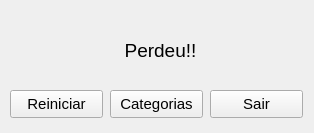
<?xml version="1.0" encoding="UTF-8"?>
<ui version="4.0">
 <class>Form</class>
 <widget class="QWidget" name="Form">
  <property name="geometry">
   <rect>
    <x>0</x>
    <y>0</y>
    <width>314</width>
    <height>133</height>
   </rect>
  </property>
  <property name="font">
   <font>
    <pointsize>14</pointsize>
   </font>
  </property>
  <property name="windowTitle">
   <string>Fim de Jogo</string>
  </property>
  <widget class="QLabel" name="Mensagem">
   <property name="geometry">
    <rect>
     <x>20</x>
     <y>40</y>
     <width>281</width>
     <height>21</height>
    </rect>
   </property>
   <property name="text">
    <string>Perdeu!!</string>
   </property>
   <property name="alignment">
    <set>Qt::AlignCenter</set>
   </property>
  </widget>
  <widget class="QPushButton" name="pb_reiniciar">
   <property name="geometry">
    <rect>
     <x>10</x>
     <y>90</y>
     <width>93</width>
     <height>28</height>
    </rect>
   </property>
   <property name="font">
    <font>
     <pointsize>11</pointsize>
    </font>
   </property>
   <property name="text">
    <string>Reiniciar</string>
   </property>
  </widget>
  <widget class="QPushButton" name="pb_sair">
   <property name="geometry">
    <rect>
     <x>210</x>
     <y>90</y>
     <width>93</width>
     <height>28</height>
    </rect>
   </property>
   <property name="font">
    <font>
     <pointsize>11</pointsize>
    </font>
   </property>
   <property name="text">
    <string>Sair</string>
   </property>
  </widget>
  <widget class="QPushButton" name="pushButton">
   <property name="geometry">
    <rect>
     <x>110</x>
     <y>90</y>
     <width>93</width>
     <height>28</height>
    </rect>
   </property>
   <property name="font">
    <font>
     <pointsize>11</pointsize>
    </font>
   </property>
   <property name="text">
    <string>Categorias</string>
   </property>
  </widget>
 </widget>
 <resources/>
 <connections/>
</ui>
